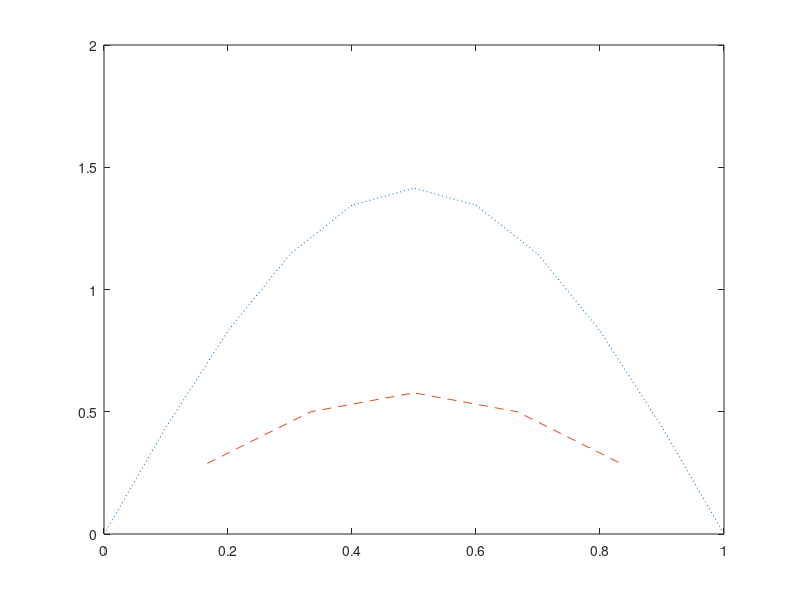

The MATLAB source for this figure:
% Test comment
five_ones = ones(1,5)
five_twos = 2*five_ones
m1 = diag(five_twos)
four_ones = ones(1,4)
four_negative_ones = -1*four_ones
n1 = diag(four_negative_ones)
m2 = [[zeros(1,4); n1] zeros(5,1)]
m3 = m2'
m4 = m1 + m2 + m3
m5 = m4*(1/(2*(1/(5+1))^2))

e = eig(m5)
[V,D] = eig(m5)
fifth_eigen_vector = -V(:,1)
fifth_eigen_value = D(5,5)

% xvalues = linspace(1/(5+1),5/(5+1), 5)
x = [0.1667, 0.3333, 0.5000, 0.6667, 0.8333]
x3 = [0:.1:1]
y = sqrt(2)*sin(pi*x3)
plot(x3,y,':', x, fifth_eigen_vector, '--')
xlabel =('x')
ylabel = ('eigen_vectors')
